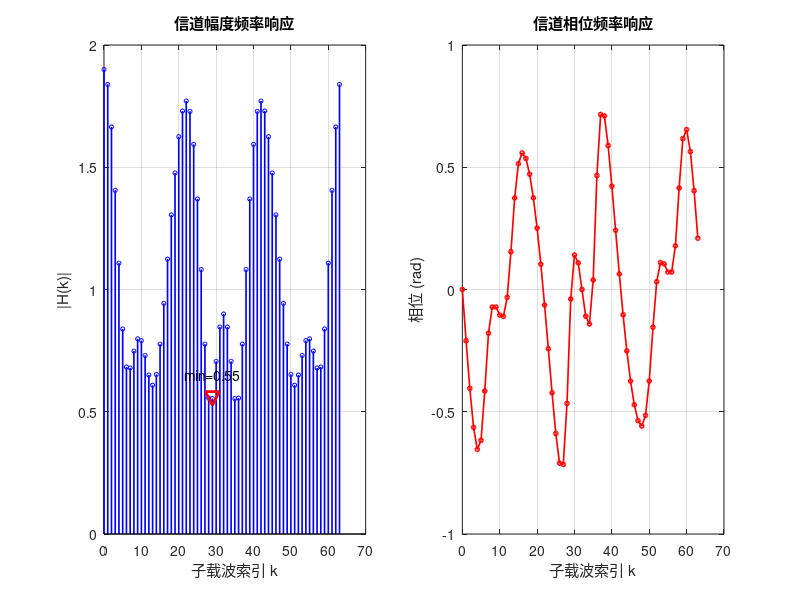

Recreate this plot in MATLAB. (Note: this script raises an error after producing the figure.)
clear; clc; close all;
cd('D:/Program/MekCraft-Labs/docs-lab/ofdm');

%% ========== 全局参数 ==========
N_fft   = 64;
N_syms  = 50000;       % 增大以支持高 SNR
CP_len  = 16;          % N_fft 的 1/4，标准 CP 长度
SNR_dB  = 20;          % 均衡效果演示信噪比（与 BER 曲线使用同一参数体系）

mod_types = {'BPSK', 'QPSK', '16QAM'};
M_values  = [2, 4, 16];

% 多径信道冲激响应
h = [1, 0, 0, 0.5, 0, 0, 0.3, 0, 0.1];
L_ch = length(h);
H_k = fft(h, N_fft);

fprintf('h = [%s], L = %d, CP = %d (N_fft/4 = %d)\n', ...
    num2str(h), L_ch, CP_len, N_fft/4);

%% ========== 图1：信道频率响应 H(k) ==========
fprintf('\n===== 图1：信道 H(k) =====\n');
figure('Position', [100 100 800 400]);
subplot(1, 2, 1);
stem(0:N_fft-1, abs(H_k), 'b-', 'LineWidth', 1.2, 'MarkerSize', 3);
grid on; xlabel('子载波索引 k'); ylabel('|H(k)|');
title('信道幅度频率响应');
% 标注最小值
[min_Hk, min_idx] = min(abs(H_k));
hold on;
plot(min_idx-1, min_Hk, 'rv', 'MarkerSize', 10, 'LineWidth', 2);
text(min_idx-1, min_Hk+0.1, sprintf('min=%.2f', min_Hk), 'HorizontalAlignment', 'center');
subplot(1, 2, 2);
plot(0:N_fft-1, unwrap(angle(H_k)), 'r-o', 'LineWidth', 1.2, 'MarkerSize', 3);
grid on; xlabel('子载波索引 k'); ylabel('相位 (rad)');
title('信道相位频率响应');
saveas(gcf, 'figures/hw3_channel_Hk.png');
fprintf('  -> hw3_channel_Hk.png saved.\n');
fprintf('  |H(k)| 最小值 = %.4f, 在子载波 k=%d\n', min_Hk, min_idx-1);
fprintf('  噪声放大倍数 = 1/|H(k)|^2 = %.2f (%.1f dB)\n', ...
    1/min_Hk^2, 10*log10(1/min_Hk^2));

%% ========== 均衡前后对比（使用 SNR_dB）==========
fprintf('\n===== 均衡前后对比 (SNR=%ddB) =====\n', SNR_dB);
M_demo = 16;
numBits = N_fft * N_syms * log2(M_demo);
tx_bits = randi([0 1], numBits, 1);

% 1) 调制
X_k = qammod(tx_bits, M_demo, 'InputType', 'bit', 'UnitAveragePower', true);

% 2) 串并 + IFFT
X_k_matrix = reshape(X_k, N_fft, N_syms);
s_n = sqrt(N_fft) * ifft(X_k_matrix, N_fft);

% 3) Add CP
s_cp = [s_n(N_fft-CP_len+1:end, :); s_n];

% 4) 多径信道滤波（展平为一维连续数据流，保留符号间 ISI）
s_cp_vec = s_cp(:);                  % 矩阵展平为列向量
r_cp_vec = filter(h, 1, s_cp_vec);   % 对连续流做线性卷积
r_cp = reshape(r_cp_vec, size(s_cp));% 恢复矩阵形式

% 5) AWGN
r_cp = awgn(r_cp, SNR_dB, 'measured');

% 6) Remove CP
r_n = r_cp(CP_len+1:end, :);

% 7) FFT
Y_k_matrix = (1/sqrt(N_fft)) * fft(r_n, N_fft);
Y_k_before = Y_k_matrix(:);

% 8) ZF 均衡
Y_k_eq_matrix = Y_k_matrix ./ repmat(H_k(:), 1, N_syms);
Y_k_after = Y_k_eq_matrix(:);

% 9) 解调
rx_bits = qamdemod(Y_k_after, M_demo, 'OutputType', 'bit', ...
                   'UnitAveragePower', true);
BER = sum(tx_bits ~= rx_bits) / length(tx_bits);

fprintf('  16QAM @ SNR=%ddB, BER = %.4e\n', SNR_dB, BER);

% 绘制均衡前后对比图
figure('Position', [100 100 800 350]);
subplot(1, 2, 1);
plot(Y_k_before(1:2000), 'b.', 'MarkerSize', 1);
grid on; axis square;
xlabel('同相分量 I'); ylabel('正交分量 Q');
title(sprintf('均衡前 (FFT 直接输出)'));
subplot(1, 2, 2);
X_ref = qammod(0:M_demo-1, M_demo, 'UnitAveragePower', true);
plot(Y_k_after(1:2000), 'b.', 'MarkerSize', 1); hold on;
plot(real(X_ref), imag(X_ref), 'rx', 'MarkerSize', 10, 'LineWidth', 2);
grid on; axis square;
xlabel('同相分量 I'); ylabel('正交分量 Q');
title(sprintf('ZF 均衡后 (BER=%.1e)', BER));
sgtitle(sprintf('16-QAM 多径信道均衡前后对比 (SNR = %d dB)', SNR_dB), 'FontSize', 13);
saveas(gcf, 'figures/hw3_equalization_compare.png');
fprintf('  -> hw3_equalization_compare.png saved.\n');

%% ========== BER vs SNR 蒙特卡洛仿真 ==========
fprintf('\n===== BER vs SNR 蒙特卡洛 =====\n');
SNR_range = 0:2:24;
ber_sim   = zeros(3, length(SNR_range));

for i = 1:3
    M = M_values(i);
    numBits = N_fft * N_syms * log2(M);
    tx_bits = randi([0 1], numBits, 1);

    % Mod + S/P + IFFT + Add CP (一次性)
    if M == 2
        X_k = pskmod(tx_bits, M);
    else
        X_k = qammod(tx_bits, M, 'InputType', 'bit', 'UnitAveragePower', true);
    end
    X_k_matrix = reshape(X_k, N_fft, N_syms);
    s_n = sqrt(N_fft) * ifft(X_k_matrix, N_fft);
    s_cp = [s_n(N_fft-CP_len+1:end, :); s_n];

    % 多径信道滤波（展平为连续流，保留符号间 ISI）
    s_cp_vec = s_cp(:);
    r_cp_vec = filter(h, 1, s_cp_vec);
    r_cp = reshape(r_cp_vec, size(s_cp));

    for j = 1:length(SNR_range)
        % 每次只重新叠加噪声
        r_noisy = awgn(r_cp, SNR_range(j), 'measured');
        r_n = r_noisy(CP_len+1:end, :);
        Y_k_matrix = (1/sqrt(N_fft)) * fft(r_n, N_fft);
        Y_k_eq = Y_k_matrix ./ repmat(H_k(:), 1, N_syms);
        Y_k_serial = Y_k_eq(:);

        if M == 2
            rx_sym = pskdemod(Y_k_serial, M);
            rx_bits = rx_sym;
        else
            rx_bits = qamdemod(Y_k_serial, M, 'OutputType', 'bit', ...
                               'UnitAveragePower', true);
        end

        errors = sum(tx_bits ~= rx_bits);
        if errors == 0
            ber_sim(i, j) = 1 / numBits;
        else
            ber_sim(i, j) = errors / numBits;
        end
    end
    fprintf('  %s done.\n', mod_types{i});
end

% 理论 BER（无多径、理想均衡下的 AWGN 理论值作为参考）
ber_awgn = zeros(3, length(SNR_range));
for i = 1:3
    M = M_values(i);
    k = log2(M);
    EbNo_range = SNR_range - 10*log10(k);
    if M == 2
        ber_awgn(i, :) = berawgn(EbNo_range, 'psk', M, 'nondiff');
    else
        ber_awgn(i, :) = berawgn(EbNo_range, 'qam', M);
    end
end

% 绘制仿真 + AWGN 理论参考
figure('Position', [100 100 700 500]);
colors = {'b', 'r', 'm'};
markers = {'o', 's', 'd'};
for i = 1:3
    semilogy(SNR_range, ber_sim(i,:), [colors{i}, markers{i}, '-'], ...
        'LineWidth', 1.5, 'MarkerSize', 6, ...
        'DisplayName', [mod_types{i}, ' 仿真(多径+ZF)']);
    hold on;
    semilogy(SNR_range, ber_awgn(i,:), [colors{i}, '--'], ...
        'LineWidth', 1.2, 'DisplayName', [mod_types{i}, ' AWGN理论']);
end
grid on;
xlabel('SNR (dB)'); ylabel('误码率 (BER)');
title('多径信道 + CP + ZF 均衡下 OFDM 误码率');
legend('Location', 'southwest');
ylim([1e-6, 1]);
saveas(gcf, 'figures/hw3_ber_curve.png');
fprintf('  -> hw3_ber_curve.png saved.\n');

% 输出关键数据表
fprintf('\n===== BER 数据表 =====\n');
fprintf('%-8s | %-12s %-12s | %-12s %-12s | %-12s %-12s\n', ...
    'SNR(dB)', 'BPSK_sim', 'BPSK_AWGN', 'QPSK_sim', 'QPSK_AWGN', '16QAM_sim', '16QAM_AWGN');
fprintf('%s\n', repmat('-', 1, 85));
for j = 1:length(SNR_range)
    fprintf('%-8d | %-12.2e %-12.2e | %-12.2e %-12.2e | %-12.2e %-12.2e\n', ...
        SNR_range(j), ber_sim(1,j), ber_awgn(1,j), ...
        ber_sim(2,j), ber_awgn(2,j), ber_sim(3,j), ber_awgn(3,j));
end

fprintf('\n===== 全部完成 =====\n');
